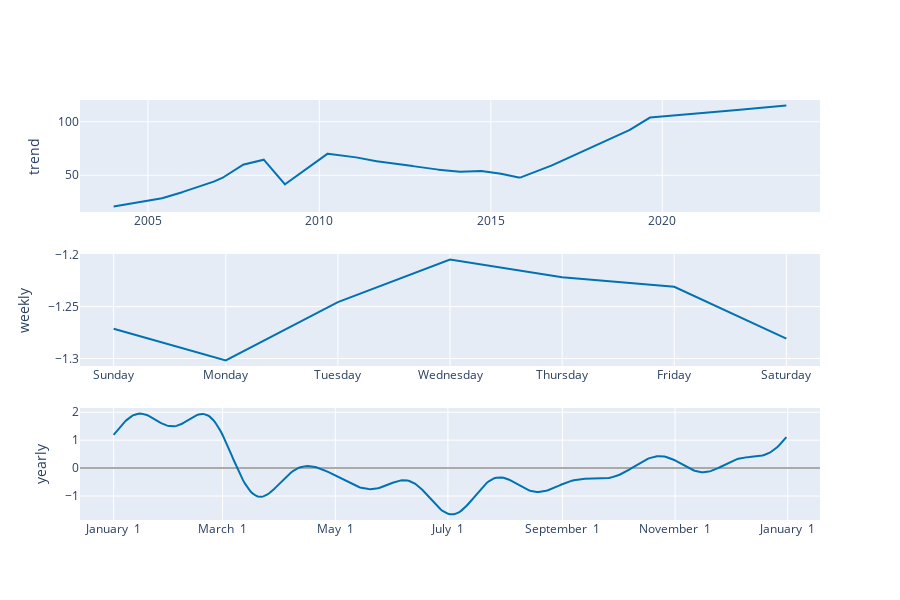

Source (notebook cell):
### Code cell
plot_components_plotly(m, prophet_forecast)

### Figure 1 — Plotly figure (JSON) as saved in the notebook; plotly's stock layout.template omitted (floating-point values rounded to 4 significant figures; data arrays with more than 128 entries replaced by an {"elided": "..."} marker saying what was removed)
{"data": [{"line": {"color": "#0072B2", "width": 2}, "mode": "lines", "name": "trend", "type": "scatter", "x": {"elided": "7152 str values"}, "xaxis": "x", "y": {"elided": "7152 float values"}, "yaxis": "y"}, {"line": {"color": "#0072B2", "width": 2}, "mode": "lines", "name": "weekly", "type": "scatter", "x": ["2017-01-01T00:00:00", "2017-01-02T00:00:00", "2017-01-03T00:00:00", "2017-01-04T00:00:00", "2017-01-05T00:00:00", "2017-01-06T00:00:00", "2017-01-07T00:00:00"], "xaxis": "x2", "y": [-1.271, -1.302, -1.246, -1.205, -1.222, -1.231, -1.281], "yaxis": "y2"}, {"line": {"color": "#0072B2", "width": 2}, "mode": "lines", "name": "yearly", "type": "scatter", "x": {"elided": "365 str values"}, "xaxis": "x3", "y": {"elided": "365 float values"}, "yaxis": "y3"}], "layout": {"height": 600, "showlegend": false, "width": 900, "xaxis": {"anchor": "y", "domain": [0, 1], "range": ["2003-01-08T18:00:00", "2024-08-07T06:00:00"], "type": "date"}, "xaxis2": {"anchor": "y2", "domain": [0, 1], "range": ["2016-12-31T16:48:00", "2017-01-07T07:12:00"], "tickformat": "%A", "type": "date"}, "xaxis3": {"anchor": "y3", "domain": [0, 1], "range": ["2016-12-13T18:54:02.958904115", "2018-01-18T11:04:57.863013581"], "tickformat": "%B %e", "type": "date"}, "yaxis": {"anchor": "x", "domain": [0.7333, 1], "rangemode": "normal", "title": {"text": "trend"}, "zerolinecolor": "#AAA"}, "yaxis2": {"anchor": "x2", "domain": [0.3667, 0.6333], "title": {"text": "weekly"}, "zerolinecolor": "#AAA"}, "yaxis3": {"anchor": "x3", "domain": [0, 0.2667], "title": {"text": "yearly"}, "zerolinecolor": "#AAA"}}}
